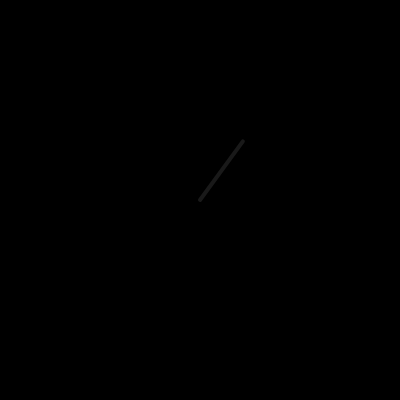
Frame 1 (no input)
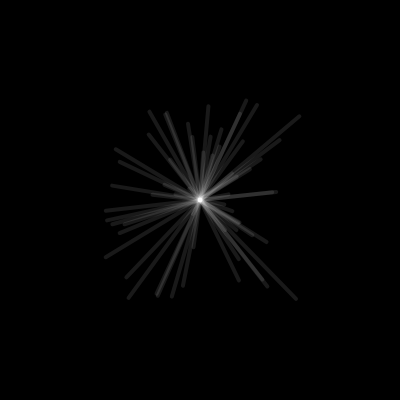
Frame 60 (no input)
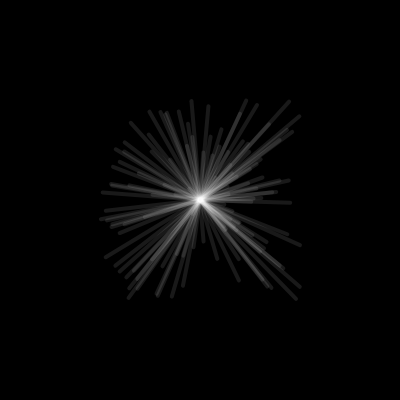
Frame 120 (the mouse pressed at the canvas centre since frame 60)

The p5.js sketch that drew these frames (run headless with seeded random() and noise() and a simulated clock; from frame 60 on, the mouse is pressed at the canvas centre):

// p5.js sketch
// ── sketch.js
function setup() {
  createCanvas(400, 400);
  background(0);
}

function draw() {
  
  translate(width / 2, height / 2);
  
  let v = createVector(random(-100,100), random(-100,100));
  
  strokeWeight(4);
  stroke(255,25);
  line(0, 0, v.x, v.y);
}
